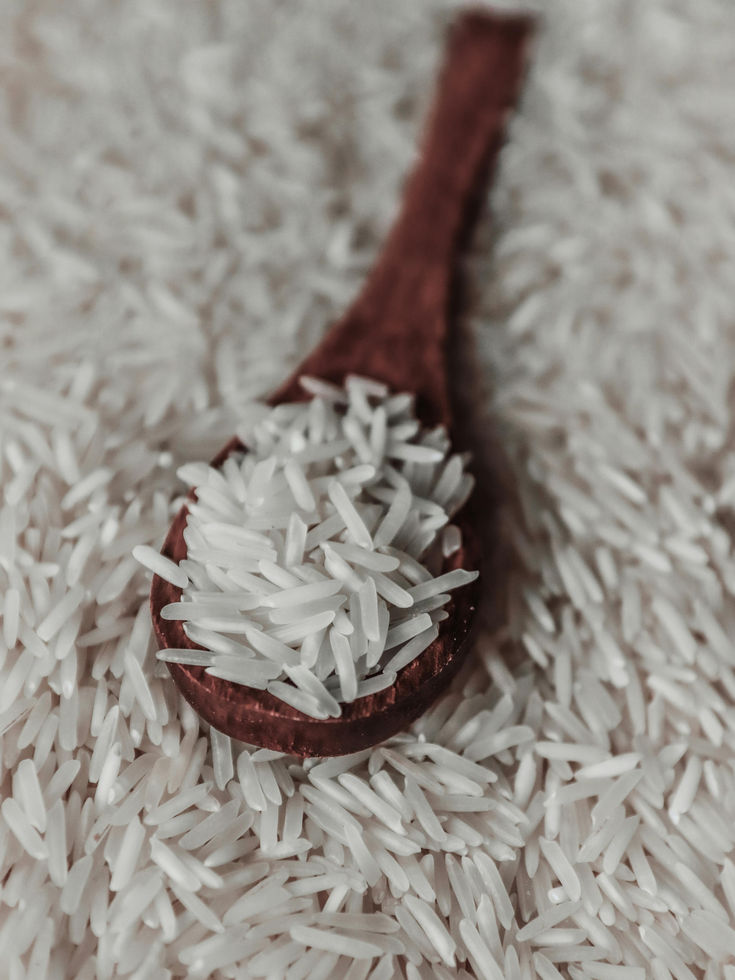
#> input picture assets/rice.jpg, 735 x 980 px, found by its file name
$ python pouch.py
#> lines starting #> are read from the running program, lines starting #| are printed output that depends on the picture; after the words box and inside, x2 and y2 are one past the last pixel; in counts of white or black regions, pixels touching at a corner belong together
### tools/render/engine.py
"""Tiny studio renderer: normals + softbox environment reflections + AO + soft shadows. numpy/opencv/PIL only."""
import numpy as np, cv2
from PIL import Image, ImageDraw, ImageFont

SS = 2
OW, OH = 1000, 1100
W, H = OW * SS, OH * SS
ASSETS = '/home/claude/geoexcel/assets/'
LORA = '/usr/share/fonts/truetype/google-fonts/Lora-Variable.ttf'
INTER_B = '/usr/share/fonts/opentype/inter/Inter-Bold.otf'
INTER_S = '/usr/share/fonts/opentype/inter/Inter-SemiBold.otf'
INTER_M = '/usr/share/fonts/opentype/inter/Inter-Medium.otf'


def hexc(h):
    h = h.lstrip('#'); return np.array([int(h[i:i + 2], 16) for i in (0, 2, 4)], np.float32) / 255.


# [5 lines left out: function lora, not called in this run]


def ss(a, b, x):
    t = np.clip((x - a) / (b - a + 1e-9), 0, 1); return t * t * (3 - 2 * t)


def blur(a, s, sy=None):
    return cv2.GaussianBlur(a, (0, 0), s, sigmaY=(sy if sy is not None else s))


def noise(shape, sx, sy=None, seed=0):
    n = np.random.RandomState(seed).randn(*shape).astype(np.float32)
    n = blur(n, sx, sy); return n / (n.std() + 1e-9)


def norm3(v): v = np.array(v, np.float32); return v / np.linalg.norm(v)


# [77 lines left out: functions normals_from_z, env, shade, studio_bg, shadows, compose and 1 more, not called in this run]


def sample(tex, mapx, mapy):
    return cv2.remap(tex, mapx.astype(np.float32), mapy.astype(np.float32), cv2.INTER_LINEAR, borderMode=cv2.BORDER_REPLICATE)


# ---------- shared label art (PIL) ----------
def load_rgb(path, size):
    im = Image.open(path).convert('RGB'); return im.resize(size, Image.LANCZOS)


def circle_photo(canvas, photo, cx, cy, r, ring, ringw):
    im = load_rgb(ASSETS + photo, (int(r * 2.9), int(r * 2.9)))
    # center-crop square
    w = im.size[0]; im = im.crop((w // 2 - r, w // 2 - r, w // 2 + r, w // 2 + r))
    m = Image.new('L', (r * 2 * 4, r * 2 * 4), 0); ImageDraw.Draw(m).ellipse((0, 0, r * 8 - 1, r * 8 - 1), fill=255); m = m.resize((r * 2, r * 2), Image.LANCZOS)
    canvas.paste(im, (cx - r, cy - r), m)
    d = ImageDraw.Draw(canvas); d.ellipse((cx - r - ringw // 2, cy - r - ringw // 2, cx + r + ringw // 2, cy + r + ringw // 2), outline=ring, width=ringw)


def logo_img(sz):
    return Image.open(ASSETS + 'logo.png').convert('RGBA').resize((sz, sz), Image.LANCZOS)


# [7 lines left out: function center_text, not called in this run]

### tools/render/pouch.py
from engine import *
from PIL import ImageFilter

def pouch_art(p, TW=800, TH=1330):
    c1, c2 = hexc(p['c1']), hexc(p['c2'])
    yy = np.linspace(0, 1, TH, dtype=np.float32)[:, None, None]
    xx = np.linspace(0, 1, TW, dtype=np.float32)[None, :, None]
    base = c1 * (1 - yy) + c2 * yy
    base = base * (.92 + .10 * np.sin(xx * 3.1))                      # soft print gradient
    wave = (np.sin(xx * 7 + 1.0) * .035 + .84)
    base = np.where(yy > wave, base * .84 + c2 * .04, base)             # darker wave band at the foot
    img = Image.fromarray((np.clip(base, 0, 1) * 255).astype(np.uint8)).convert('RGB')
    d = ImageDraw.Draw(img)
    lum = float(base[0, 0, 0] * .2126 + base[0, 0, 1] * .7152 + base[0, 0, 2] * .0722) * .5 + float(base[-1, 0, 0] * .2126 + base[-1, 0, 1] * .7152 + base[-1, 0, 2] * .0722) * .5
    FT = (255, 255, 255) if lum < .42 else (38, 26, 12)
    # label window
    L, R, T, B = int(TW * .11), int(TW * .89), 250, 1045
    sh = Image.new('L', (TW, TH), 0); ImageDraw.Draw(sh).rounded_rectangle((L + 6, T + 10, R + 6, B + 10), 46, fill=70)
    img = Image.composite(Image.new('RGB', (TW, TH), (20, 14, 8)), img, sh.filter(ImageFilter.GaussianBlur(14))) if False else img
    d.rounded_rectangle((L, T, R, B), 46, fill=(251, 246, 234))
    cx = TW // 2
    if p.get('photo'):
        circle_photo(img, p['photo'], cx, 478, int(TW * .26), tuple((c2 * 255).astype(int)), 8)
    # brand row
    lg = logo_img(46); img.paste(lg, (cx - 118, 758 - 23), lg)
    center_text(d, (cx + 18, 758), 'GEO EXCEL', ImageFont.truetype(INTER_B, 26), (29, 27, 23), tracking=7)
    f = lora(78)
    d.text((cx, 838), p['short'][0], font=f, fill=(29, 27, 23), anchor='mm')
    d.text((cx, 918), p['short'][1], font=f, fill=(29, 27, 23), anchor='mm')
    center_text(d, (cx, 985), p['tag'].upper(), ImageFont.truetype(INTER_S, 22), tuple((c2 * 255 * .8).astype(int)), tracking=4)
    # four-colour footer stripe (logo colours)
    for i, col in enumerate([(247, 147, 30), (78, 205, 196), (224, 49, 63), (63, 168, 85)]):
        d.rectangle((L + 40 + i * ((R - L - 80) // 4), B - 22, L + 40 + (i + 1) * ((R - L - 80) // 4) - 4, B - 14), fill=col)
    center_text(d, (cx, 1115), 'NET ' + p['sizes'][min(1, len(p['sizes']) - 1)]['l'].upper(), ImageFont.truetype(INTER_S, 30), FT, tracking=6)
    center_text(d, (cx, 1155), 'PACKED IN INDIA', ImageFont.truetype(INTER_M, 20), FT, tracking=5)
    matte = np.zeros((TH, TW), np.float32); m = Image.new('L', (TW, TH), 0); ImageDraw.Draw(m).rounded_rectangle((L, T, R, B), 46, fill=255)
    matte = np.asarray(m, np.float32) / 255.
    return np.asarray(img, np.float32) / 255., matte


def render_pouch(p, out, seed=3):
    rs = np.random.RandomState(seed)
    art, matte = pouch_art(p)
#> in pouch_art, `img = Image.fromarray((np.clip(base, 0, 1) * 255).astype(np.uint8)).co..`:
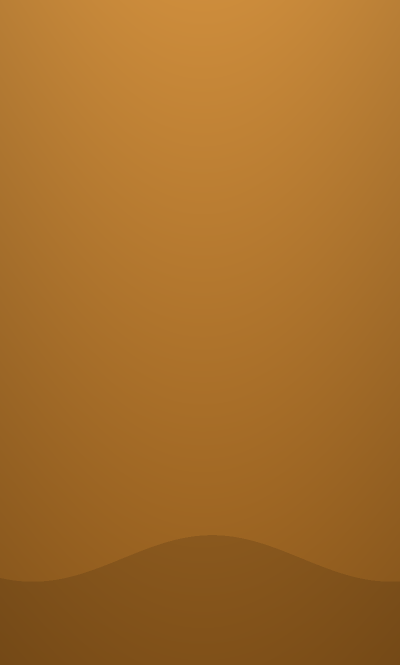
#> img: PIL image 800x1330 RGB (shown at 1/2 size); mean R, G, B 166.1, 110, 41.7
#> in pouch_art, `sh = Image.new('L', (TW, TH), 0)`: sh: PIL image 800x1330 L; every value is 0
#> in pouch_art, `ImageDraw.Draw(sh).rounded_rectangle((L + 6, T + 10, R + 6, B + 10), 4`:
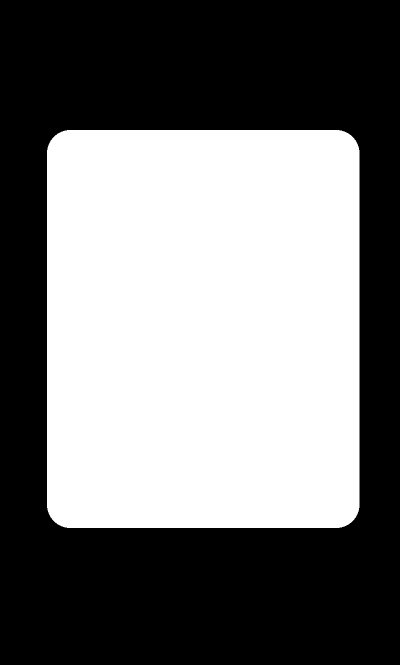
#> sh: PIL image 800x1330 L (shown at 1/2 size); values 0 (black) and 70 (white), 46.6% white; 1 white region, box (x1, y1, x2, y2) and area: (94, 260, 719, 1056) 495620
#> in load_rgb, im is the input picture: PIL image 735x980 RGB; mean R, G, B 146.8, 141.5, 135.2
#> in load_rgb, `return im.resize(size, Image.LANCZOS)`:
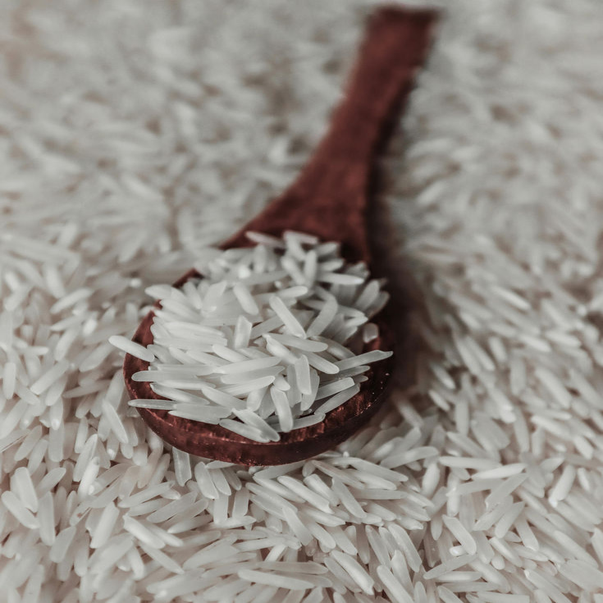
#> returned value: PIL image 603x603 RGB; mean R, G, B 146.8, 141.5, 135.2
#> in circle_photo, `im = im.crop((w // 2 - r, w // 2 - r, w // 2 + r, w // 2 + r))`:
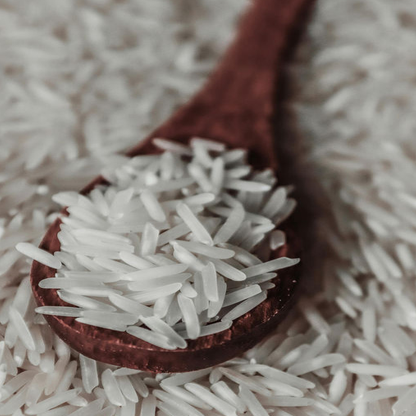
#> im: PIL image 416x416 RGB; mean R, G, B 132.5, 125.3, 119.3
#> in circle_photo, `m = Image.new('L', (r * 2 * 4, r * 2 * 4), 0)`: m: PIL image 1664x1664 L; every value is 0
#> in circle_photo, `ImageDraw.Draw(m).ellipse((0, 0, r * 8 - 1, r * 8 - 1), fill=255)`:
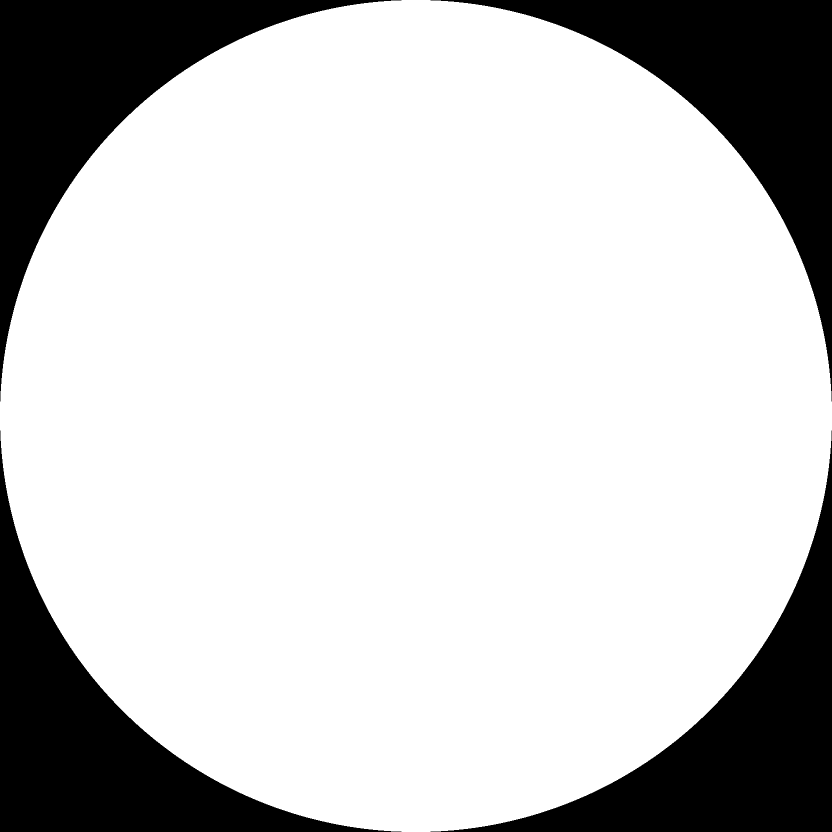
#> m: PIL image 1664x1664 L (shown at 1/2 size); 78.5% white; 4 black regions, box (x1, y1, x2, y2) and area: (0, 0, 803, 803) 148626, (861, 0, 1664, 803) 148626, (0, 861, 803, 1664) 148626, (861, 861, 1664, 1664) 148626
#> in circle_photo, `m = m.resize((r * 2, r * 2), Image.LANCZOS)`:
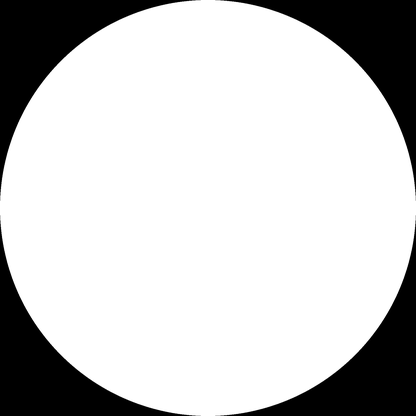
#> m: PIL image 416x416 L; min 0, max 255, mean 200.3
#> in circle_photo, `canvas.paste(im, (cx - r, cy - r), m)`:
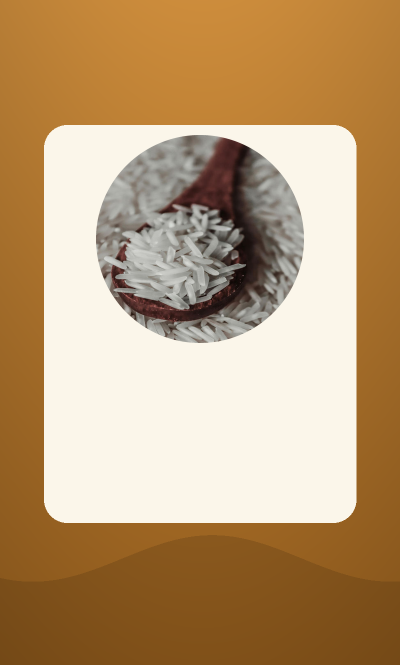
#> canvas: PIL image 800x1330 RGB (shown at 1/2 size); mean R, G, B 187, 155.1, 115
    TH, TW = matte.shape
    c1 = hexc(p['c1'])
    yy, xx = np.mgrid[0:H, 0:W].astype(np.float32)
    cx = W * .5; top = 120 * SS; bot = 930 * SS; hgt = bot - top; Wd = 560 * SS
    v = (yy - top) / hgt
    hw = Wd / 2 * (.955 + .045 * np.sin(np.pi * np.clip(v / .9, 0, 1) ** .8))
    # bottom edge curves downward in the middle (seen slightly from above)
    u = (xx - cx) / hw
    ybot = bot + 38 * SS * (1 - np.clip(u, -1, 1) ** 2)
    mask = ((np.abs(u) <= 1) & (yy >= top) & (yy <= ybot)).astype(np.uint8)
    k = cv2.getStructuringElement(cv2.MORPH_ELLIPSE, (2 * 26 * SS + 1,) * 2)
    mask = cv2.morphologyEx(mask, cv2.MORPH_OPEN, k).astype(np.float32)
    v = (yy - top) / (ybot - top)
    uc = np.clip(u, -1, 1)
    h = ss(.07, .36, v) * (1 - .25 * ss(.86, 1.0, v))
    T = 190 * SS
    z = T * h * (1 - uc ** 2) ** .5
    # crinkles: anisotropic noise, stronger near seal and edges
    wgt = (.35 + 1.2 * ss(.45, .08, v) + .9 * ss(.6, 1.0, np.abs(uc))) * ss(.06, .14, v)
    cr = (noise((H, W), 26 * SS, 8 * SS, seed) * 1.5 + noise((H, W), 8 * SS, 3 * SS, seed + 1) * .45 + noise((H, W), 4 * SS, 18 * SS, seed + 2) * .5)
    folds = np.sin(uc * 9 + noise((H, W), 60 * SS / 2, seed=seed + 5) * 1.4) * 1.8 * ss(.50, .10, v)
    phi0 = .95
    mt0 = sample(matte, (np.arcsin(np.clip(uc * np.sin(phi0), -1, 1)) / phi0 * .5 + .5) * (TW - 1), np.clip(v, 0, 1) * (TH - 1))
    z = z + (cr * wgt + folds) * SS * (1 - .8 * mt0)
    # top seal: crimp ridges + zip groove
    seal = (v < .085).astype(np.float32)
    z = z * (1 - seal) + seal * (3 * SS * np.sin(yy * (2 * np.pi / (9 * SS))) + 4 * SS)
    z -= 5 * SS * np.exp(-((v - .105) / .0045) ** 2)
    z = blur(z, 1.2)
    n = normals_from_z(z, 1.0)
    # label texture mapping with cylindrical foreshortening
    phi = .95
    s = np.arcsin(np.clip(uc * np.sin(phi), -1, 1)) / phi
    mx = (s * .5 + .5) * (TW - 1); my = np.clip(v, 0, 1) * (TH - 1) + 0 * z
    alb = sample(art, mx, my); mt = sample(matte, mx, my)
    # slightly lighter seal strip
    alb = alb * (1 + .10 * seal[..., None])
    # print ink slightly dulls the foil under the label; foil elsewhere
    rough = .16 * (1 - mt) + .58 * mt
    spec = 1.05 * (1 - mt) + .22 * mt
    metal = .38 * (1 - mt)
    # ambient occlusion from height curvature + edges
    ao = np.clip(1 - .55 * ss(.0, 1.0, (blur(z, 18 * SS) - z) / (6 * SS)) , .55, 1)
    ao = ao * (.80 + .20 * ss(0, .12, 1 - np.abs(uc)))
    col = shade(alb, n, rough, spec, metal, ao)
    ybase = bot + 38 * SS
    bg = studio_bg(c1)
    sh = shadows(mask, ybase - 14 * SS, cx - Wd / 2, cx + Wd / 2)
    img = compose(col, mask, bg, sh, reflect=.10, ybase=ybase)
    finish(img, out)

if __name__ == '__main__':
    import sys, json, re
    sys.path.insert(0, '.')
    from PIL import ImageFilter
    p = dict(c1='#c98a3b', c2='#8f5a1c', photo='rice.jpg', short=['Basmati', '1121 Steam'], tag='Extra long grain', sizes=[{'l': '1 kg'}, {'l': '5 kg'}])
#> (the run stopped early here; a loop or call above may not have finished)

$ run again, with assets/oil.jpg copied over assets/rice.jpg
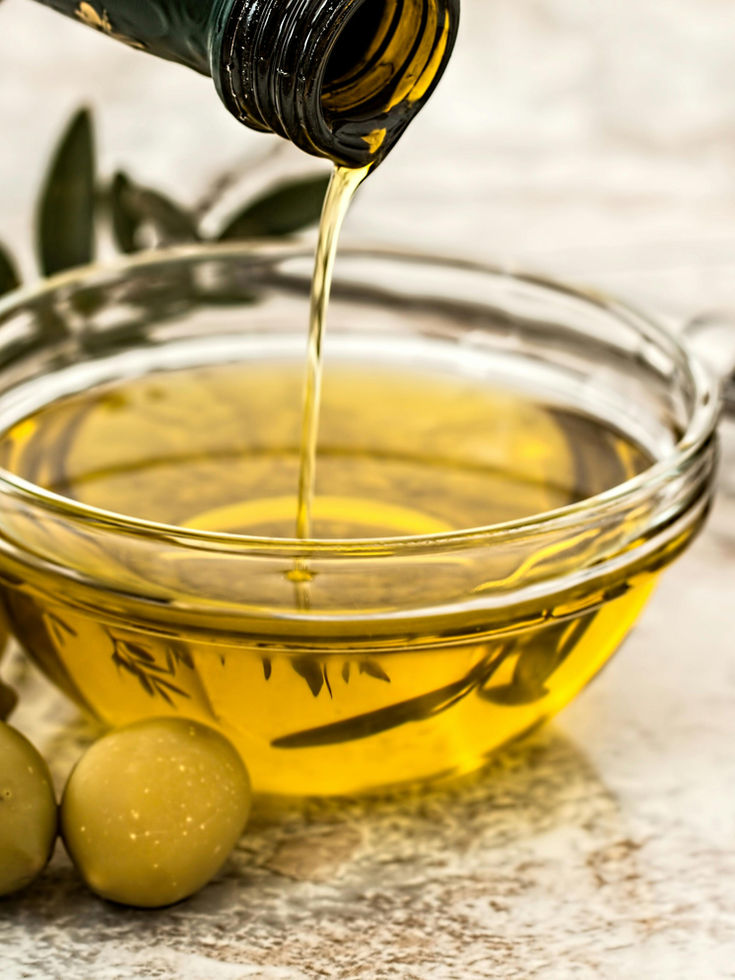
#> input picture assets/oil.jpg, 735 x 980 px, found by its file name
#> sh: PIL image 800x1330 L; every value is 0
#> sh: PIL image 800x1330 L; values 0 (black) and 70 (white), 46.6% white; 1 white region, box (x1, y1, x2, y2) and area: (94, 260, 719, 1056) 495620
#> in load_rgb, im is the input picture: PIL image 735x980 RGB; mean R, G, B 191, 168.5, 113.8
#> in circle_photo, `im = im.crop((w // 2 - r, w // 2 - r, w // 2 + r, w // 2 + r))`:
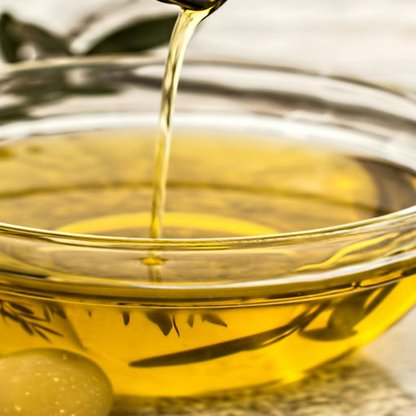
#> im: PIL image 416x416 RGB; mean R, G, B 198.2, 168.5, 91.4
#> m: PIL image 1664x1664 L; every value is 0
#> m: PIL image 1664x1664 L; 78.5% white; 4 black regions, box (x1, y1, x2, y2) and area: (0, 0, 803, 803) 148626, (861, 0, 1664, 803) 148626, (0, 861, 803, 1664) 148626, (861, 861, 1664, 1664) 148626
#> m: PIL image 416x416 L
#> in circle_photo, `canvas.paste(im, (cx - r, cy - r), m)`:
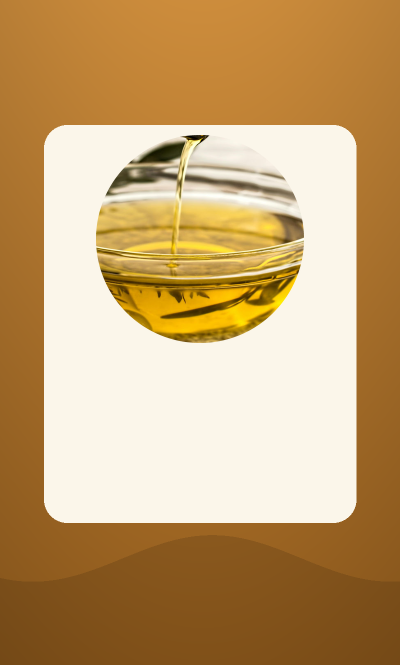
#> canvas: PIL image 800x1330 RGB (shown at 1/2 size); mean R, G, B 196.3, 161.5, 111.6

$ run again, with assets/spices.jpg copied over assets/rice.jpg
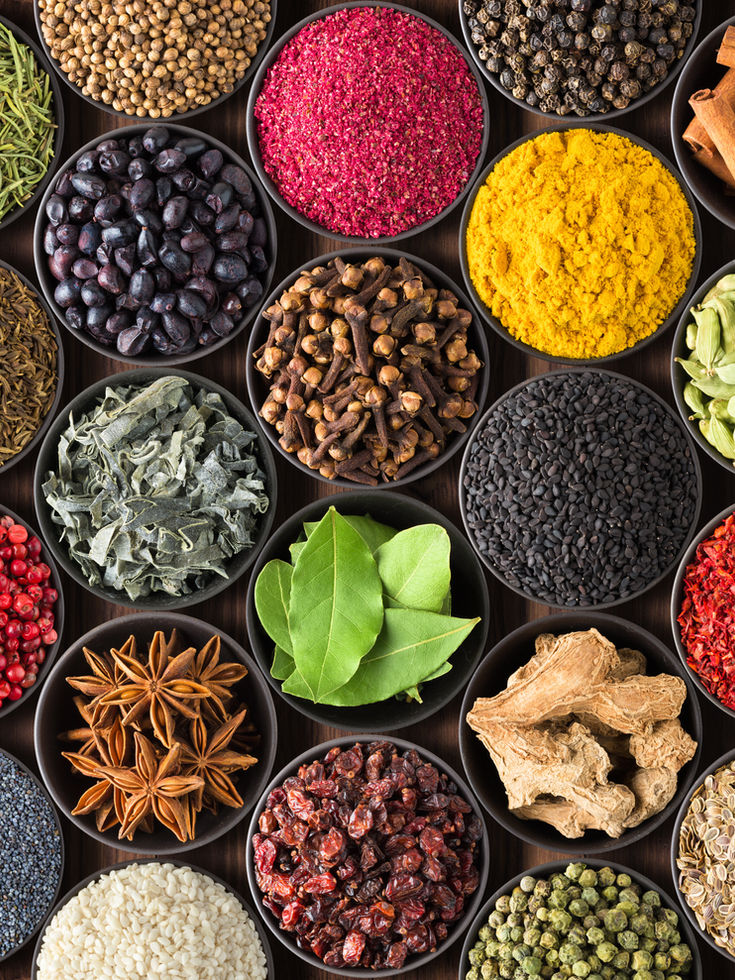
#> input picture assets/spices.jpg, 735 x 980 px, found by its file name
#> sh: PIL image 800x1330 L; every value is 0
#> sh: PIL image 800x1330 L; values 0 (black) and 70 (white), 46.6% white; 1 white region, box (x1, y1, x2, y2) and area: (94, 260, 719, 1056) 495620
#> in load_rgb, im is the input picture: PIL image 735x980 RGB; mean R, G, B 110.8, 83.8, 59.5
#> in circle_photo, `im = im.crop((w // 2 - r, w // 2 - r, w // 2 + r, w // 2 + r))`:
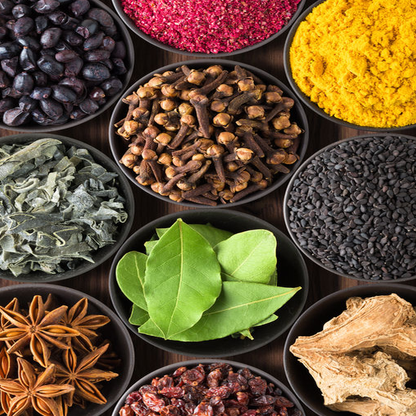
#> im: PIL image 416x416 RGB; mean R, G, B 108.8, 87.2, 55.6
#> m: PIL image 1664x1664 L; every value is 0
#> m: PIL image 1664x1664 L; 78.5% white; 4 black regions, box (x1, y1, x2, y2) and area: (0, 0, 803, 803) 148626, (861, 0, 1664, 803) 148626, (0, 861, 803, 1664) 148626, (861, 861, 1664, 1664) 148626
#> m: PIL image 416x416 L
#> in circle_photo, `canvas.paste(im, (cx - r, cy - r), m)`:
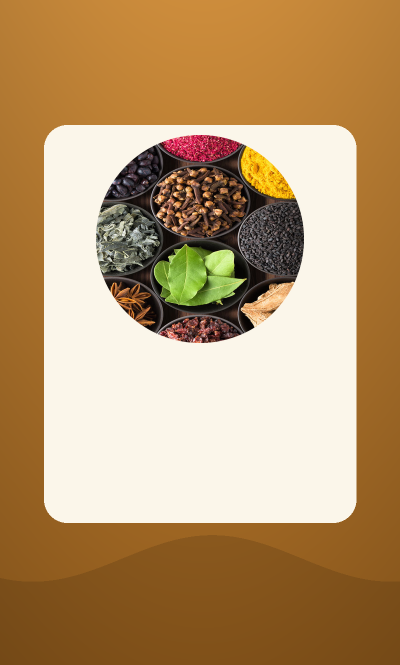
#> canvas: PIL image 800x1330 RGB (shown at 1/2 size); mean R, G, B 183.6, 150.7, 107.9
